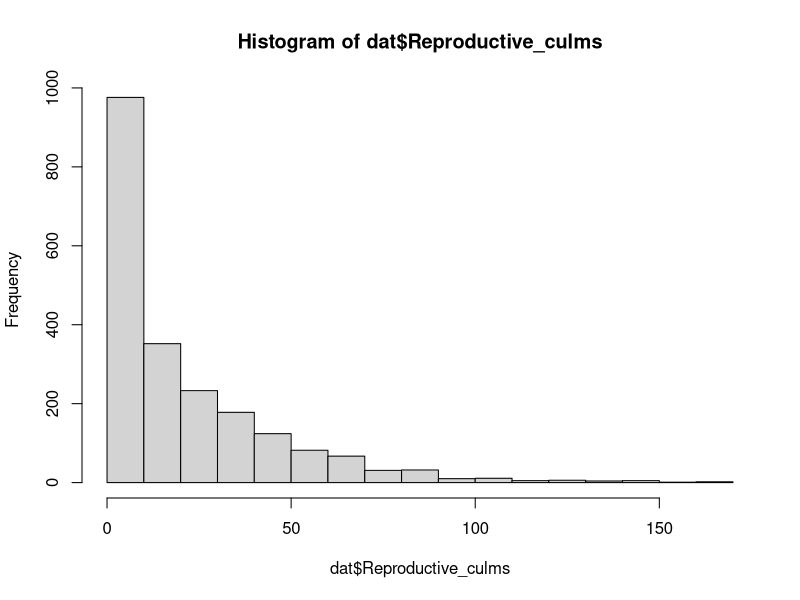
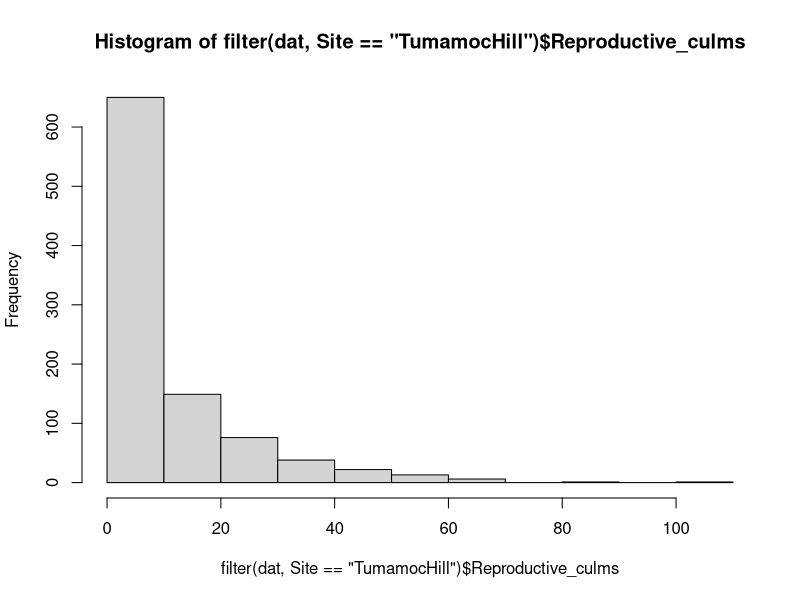
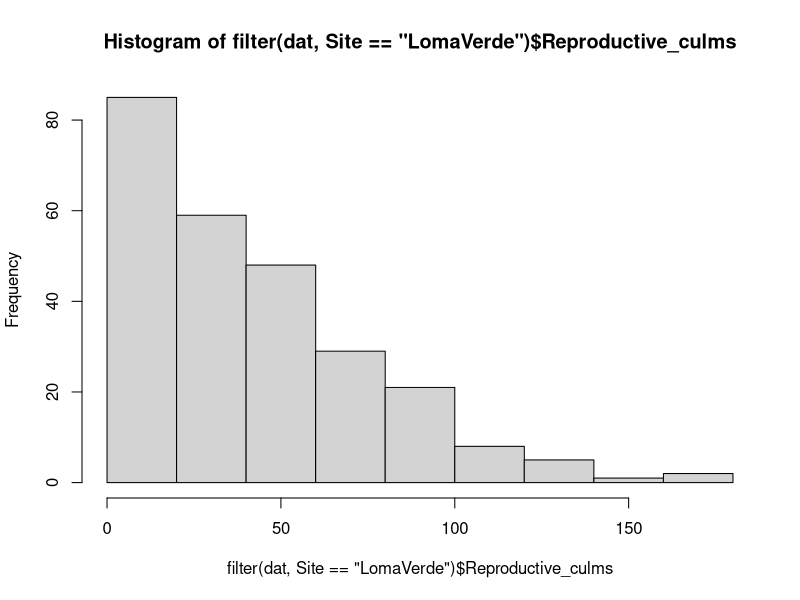
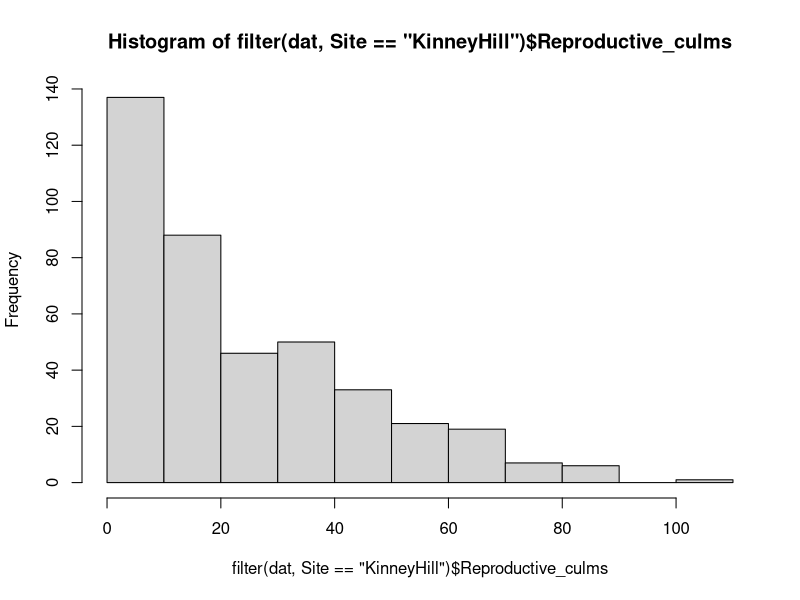
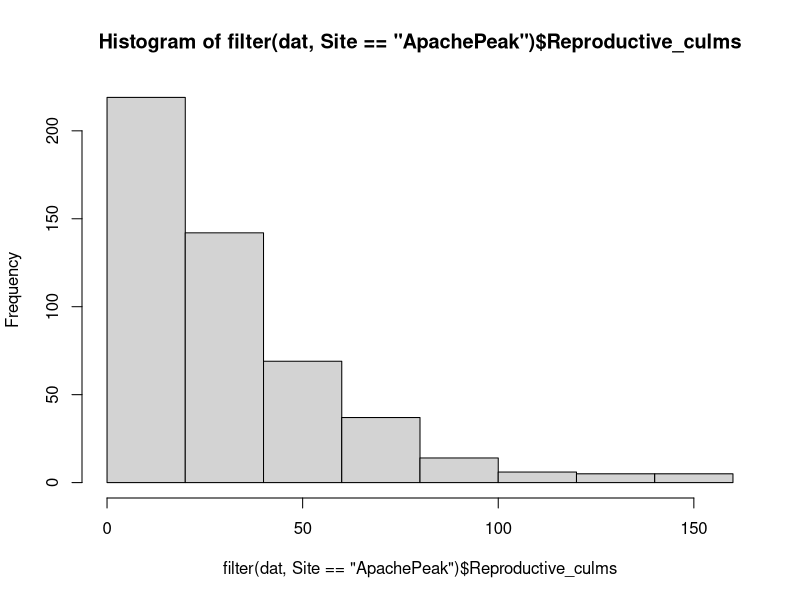
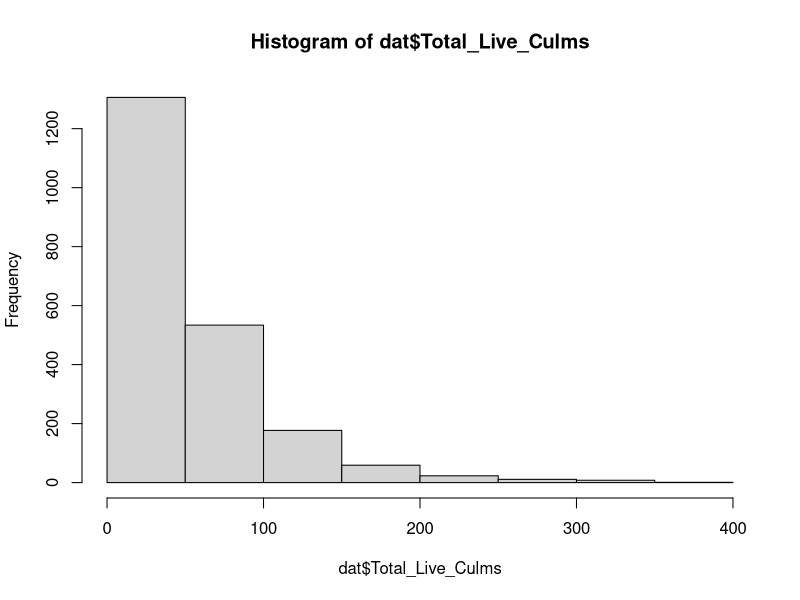
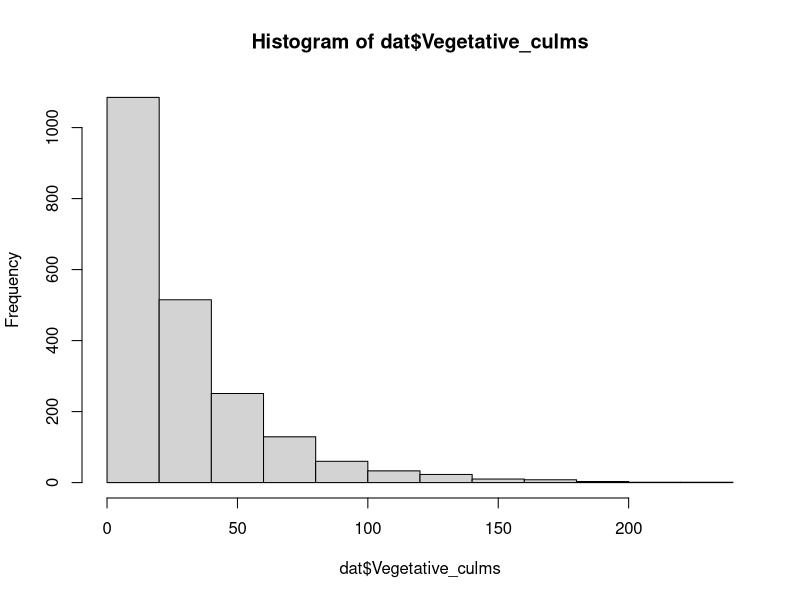
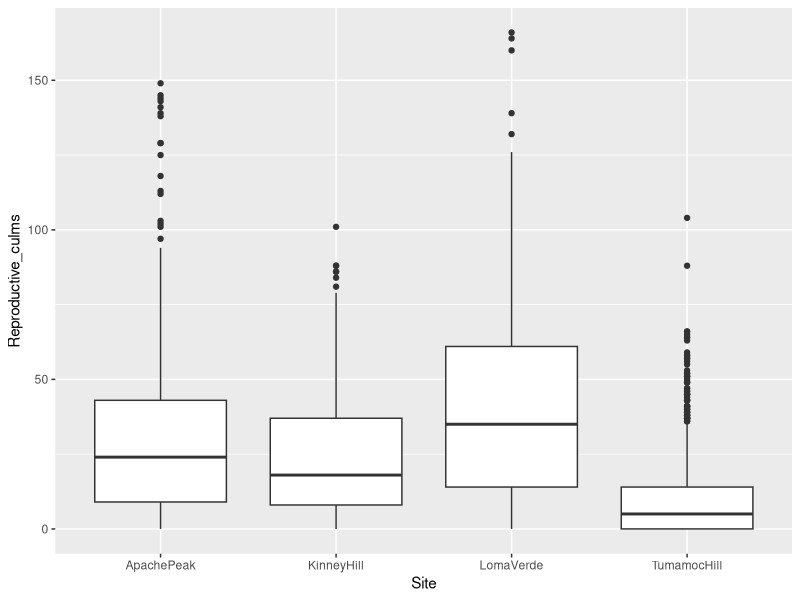

Source code (R) for these figures, in order:
# Created: 2024-09-23
# Updated: 2024-09-23

# Purpose: Examine distributions.

library(readxl)
library(tidyverse)

# Load data ---------------------------------------------------------------

culms.raw <- read_xlsx("data/raw/2024-09_LO_Buffelgrass-culm-demography_master.xlsx", sheet = "Demography")
monitor.prism <- read_csv("data/cleaned/02.1_monitoring-info-with-PRISM-data_clean.csv")

# Data wrangling ----------------------------------------------------------

dat <- culms.raw |> 
  left_join(monitor.prism)

# Check for NAs
apply(dat, 2, anyNA)

# Separate NA culm counts
na.culm <- dat |> 
  filter(is.na(Vegetative_culms))

# Remove NA culm count - plants could not be located and weren't sampled
dat <- dat |> 
  filter(!is.na(Vegetative_culms))

# Add Perc_dev, Perc_dev_abs, and Deviation_mm cols
dat <- dat |> 
  mutate(Perc_dev = (Prev_year_precip - MAP) / MAP,
         Deviation_mm = Prev_year_precip - MAP) |> 
  mutate(Perc_dev_abs = abs(Perc_dev))

# Separate out continuous explanatory variables
exp.cont <- dat |> 
  select(PlotSlope, Elevation_ft, Prev_year_precip, MAT, MAP, Perc_dev, Deviation_mm)

# Separate out response variables
res.cont <- dat |> 
  select(BGCover, BGDensity, ShrubCover, ForbCover, NGCover, Vegetative_culms, Reproductive_culms, Total_Live_Culms,
         Longestleaflength_cm)


# Response variable: Culm count -------------------------------------------

## Histogram --------------------------------------------------------------

# All, Reproductive
hist(dat$Reproductive_culms)

# By site, Reproductive
hist(filter(dat, Site == "TumamocHill")$Reproductive_culms)
hist(filter(dat, Site == "LomaVerde")$Reproductive_culms)
hist(filter(dat, Site == "KinneyHill")$Reproductive_culms)
hist(filter(dat, Site == "ApachePeak")$Reproductive_culms)

# All, Total
hist(dat$Total_Live_Culms)

# All, Vegetative
hist(dat$Vegetative_culms)


## Boxplot ----------------------------------------------------------------

# All, by site
#   Reproductive
dat |> 
  ggplot(aes(x = Site, y = Reproductive_culms)) +
  geom_boxplot()

#   Total
dat |> 
  ggplot(aes(x = Site, y = Total_Live_Culms)) +
  geom_boxplot()

#   Vegetative
dat |> 
  ggplot(aes(x = Site, y = Vegetative_culms)) +
  geom_boxplot()


# By aspect
dat |> 
  ggplot(aes(x = Aspect, y = Reproductive_culms)) +
  geom_boxplot()
